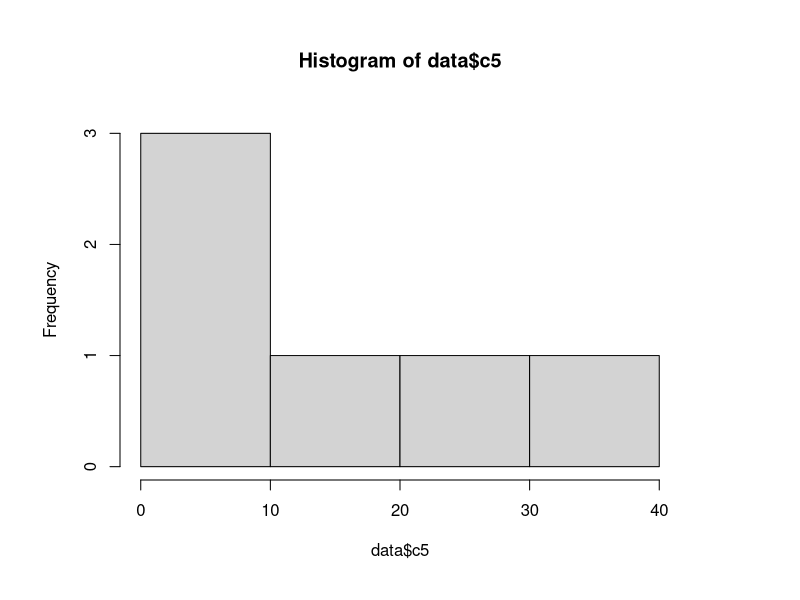
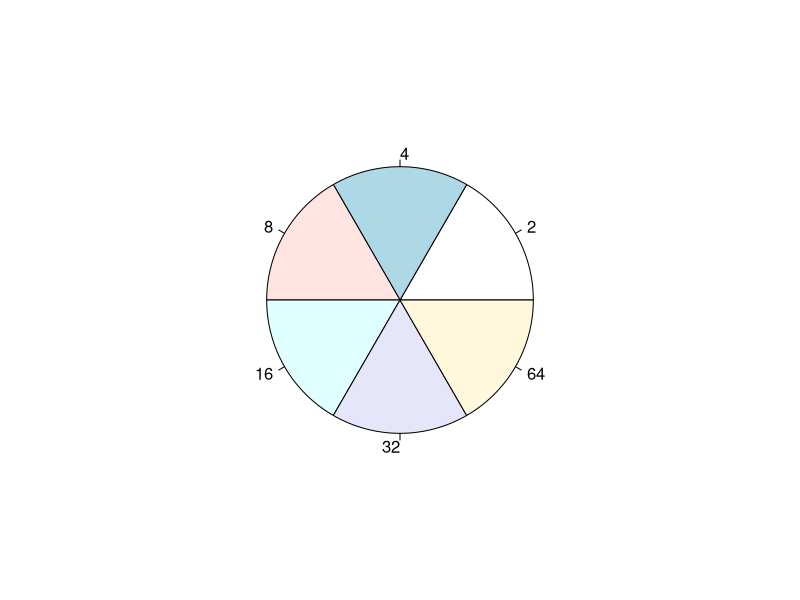
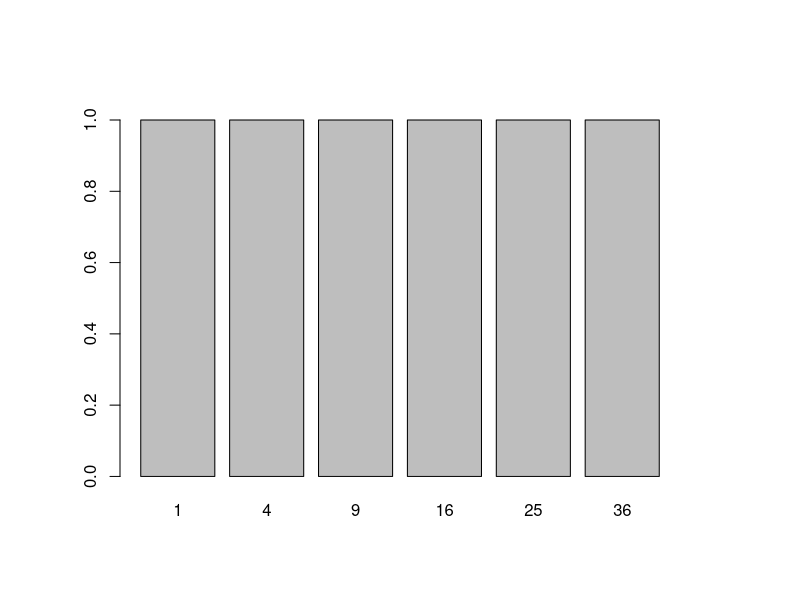
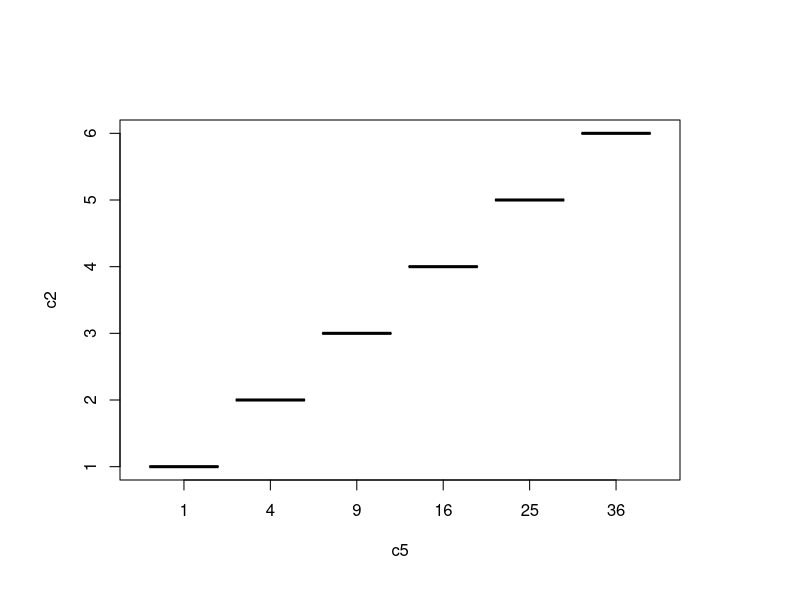

These figures' R source, in order:
data <- read.csv("1.csv")

print(dim(data))
print(names(data))
print(str(data))

print(head(data,3))
print(tail(data,3))
print(data[1:3,])
print(data[1:4,"c1"])

print(attributes(data))
print(summary(data))
index <- sample(1:nrow(data), 3)
print (index)

mean(data$c4)
median(data$c3)
range(data$c4)
quantile(data$c5)
quantile(data$c2,c(0.1, 0.5, 0.65))

var(data$c2) 
cov(data$c2, data$c5)
cor(data$c2, data$c5)
aggregate(c3 ~ c4,summary,data=data)
par("mar")
par(mar=c(6,6,6,6))
hist(data$c5)
table(data$c3)
pie(table(data$c4))
barplot(table(data$c5))
boxplot(c2~c5,data=data)


